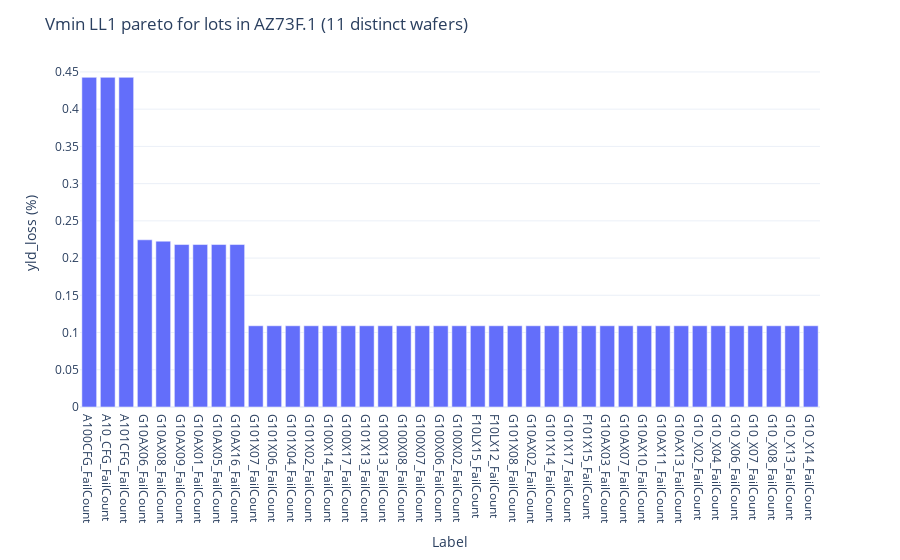

This figure's notebook cell:
### Code cell
plot_pareto(LL1_df,n=40, lots=['AZ73F.1'])

### Figure 1 — Plotly figure (JSON) as saved in the notebook; plotly's stock layout.template omitted (floating-point values rounded to 4 significant figures)
{"data": [{"alignmentgroup": "True", "customdata": [["A100CFG_FailCount", 0.4427], ["A10_CFG_FailCount", 0.4427], ["A101CFG_FailCount", 0.4427], ["G10AX06_FailCount", 0.2245], ["G10AX08_FailCount", 0.2227], ["G10AX09_FailCount", 0.2182], ["G10AX01_FailCount", 0.2182], ["G10AX05_FailCount", 0.2182], ["G10AX16_FailCount", 0.2182], ["G101X07_FailCount", 0.1091], ["G101X06_FailCount", 0.1091], ["G101X04_FailCount", 0.1091], ["G101X02_FailCount", 0.1091], ["G100X14_FailCount", 0.1091], ["G100X17_FailCount", 0.1091], ["G101X13_FailCount", 0.1091], ["G100X13_FailCount", 0.1091], ["G100X08_FailCount", 0.1091], ["G100X07_FailCount", 0.1091], ["G100X06_FailCount", 0.1091], ["G100X02_FailCount", 0.1091], ["F10LX15_FailCount", 0.1091], ["F10LX12_FailCount", 0.1091], ["G101X08_FailCount", 0.1091], ["G10AX02_FailCount", 0.1091], ["G101X14_FailCount", 0.1091], ["G101X17_FailCount", 0.1091], ["F101X15_FailCount", 0.1091], ["G10AX03_FailCount", 0.1091], ["G10AX07_FailCount", 0.1091], ["G10AX10_FailCount", 0.1091], ["G10AX11_FailCount", 0.1091], ["G10AX13_FailCount", 0.1091], ["G10_X02_FailCount", 0.1091], ["G10_X04_FailCount", 0.1091], ["G10_X06_FailCount", 0.1091], ["G10_X07_FailCount", 0.1091], ["G10_X08_FailCount", 0.1091], ["G10_X13_FailCount", 0.1091], ["G10_X14_FailCount", 0.1091]], "hovertemplate": "Label=%{customdata[0]}<br>yld_loss (%)=%{customdata[1]}<extra></extra>", "legendgroup": "", "marker": {"color": "#636efa"}, "name": "", "offsetgroup": "", "orientation": "v", "showlegend": false, "textposition": "auto", "type": "bar", "x": ["A100CFG_FailCount", "A10_CFG_FailCount", "A101CFG_FailCount", "G10AX06_FailCount", "G10AX08_FailCount", "G10AX09_FailCount", "G10AX01_FailCount", "G10AX05_FailCount", "G10AX16_FailCount", "G101X07_FailCount", "G101X06_FailCount", "G101X04_FailCount", "G101X02_FailCount", "G100X14_FailCount", "G100X17_FailCount", "G101X13_FailCount", "G100X13_FailCount", "G100X08_FailCount", "G100X07_FailCount", "G100X06_FailCount", "G100X02_FailCount", "F10LX15_FailCount", "F10LX12_FailCount", "G101X08_FailCount", "G10AX02_FailCount", "G101X14_FailCount", "G101X17_FailCount", "F101X15_FailCount", "G10AX03_FailCount", "G10AX07_FailCount", "G10AX10_FailCount", "G10AX11_FailCount", "G10AX13_FailCount", "G10_X02_FailCount", "G10_X04_FailCount", "G10_X06_FailCount", "G10_X07_FailCount", "G10_X08_FailCount", "G10_X13_FailCount", "G10_X14_FailCount"], "xaxis": "x", "y": [0.4427, 0.4427, 0.4427, 0.2245, 0.2227, 0.2182, 0.2182, 0.2182, 0.2182, 0.1091, 0.1091, 0.1091, 0.1091, 0.1091, 0.1091, 0.1091, 0.1091, 0.1091, 0.1091, 0.1091, 0.1091, 0.1091, 0.1091, 0.1091, 0.1091, 0.1091, 0.1091, 0.1091, 0.1091, 0.1091, 0.1091, 0.1091, 0.1091, 0.1091, 0.1091, 0.1091, 0.1091, 0.1091, 0.1091, 0.1091], "yaxis": "y"}], "layout": {"barmode": "relative", "legend": {"tracegroupgap": 0}, "margin": {"t": 60}, "title": {"text": "Vmin LL1 pareto for lots in AZ73F.1 (11 distinct wafers)"}, "xaxis": {"anchor": "y", "categoryorder": "total descending", "domain": [0, 1], "title": {"text": "Label"}}, "yaxis": {"anchor": "x", "domain": [0, 1], "title": {"text": "yld_loss (%)"}}}}
